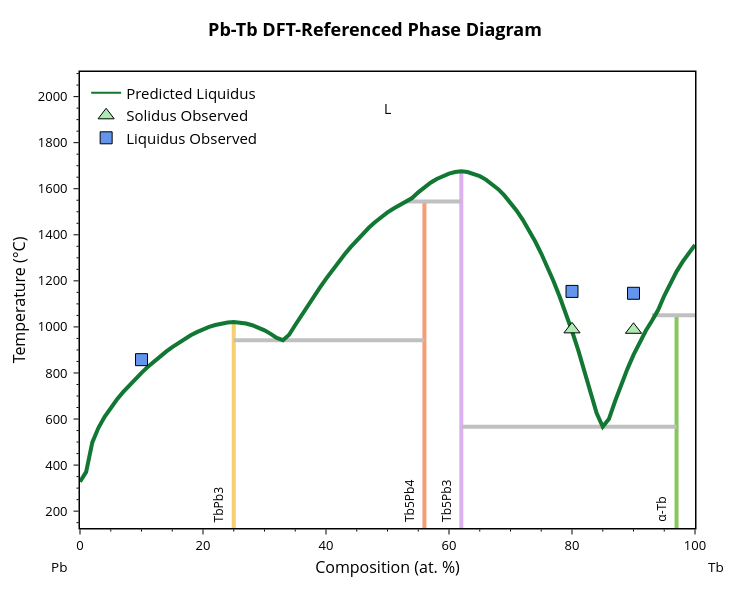

Source (notebook cell):
### Code cell
aTb_allotrope = {'name': 'α-Tb', 'comp': 0.97, 'enthalpy': -0.059*96485, 'points': []}
if not any(phase['name'] == 'α-Tb' for phase in bl.phases):
    bl.phases.insert(4, aTb_allotrope)
else:
    bl.phases[4] = aTb_allotrope
bl.phases[1]['entropy'] = 3.1

# bl.update_params(ml_params)
# bl.temp_range = [400, 2200]
bl.update_phase_points()
print(bl.get_params())
fig = blp.get_plot('pred')
add_experimental_traces(fig)
fig.show()

### Figure 1 — Plotly figure (JSON) as saved in the notebook; plotly's stock layout.template omitted (floating-point values rounded to 4 significant figures)
{"data": [{"hovertemplate": "label=TbPb3<br>x=%{x}<br>t=%{y}<extra></extra>", "legendgroup": "TbPb3", "line": {"color": "rgb(246, 207, 113)", "dash": "solid", "width": 4}, "marker": {"symbol": "circle"}, "mode": "lines", "name": "TbPb3", "orientation": "v", "showlegend": false, "type": "scatter", "x": [25, 25, 25, 25, 25, 25, 25, 25, 25, 25, 25, 25, 25, 25, 25, 25, 25, 25, 25, 25, 25, 25, 25, 25, 25, 25, 25, 25, 25, 25, 25, 25, 25, 25, 25, 25], "xaxis": "x", "y": [327.5, 942.6, 952.0, 370.4, 498.6, 609.7, 562.0, 716.9, 649.7, 684.9, 989.5, 977.3, 963.5, 800.7, 912.6, 1015.0, 1022.0, 1019.0, 997.4, 1007.0, 1014.0, 985.0, 969.8, 774.4, 746.6, 931.0, 948.0, 849.3, 825.7, 871.7, 892.8, 999.9, 1008.0, 1022.0, 1019.0, -273.1], "yaxis": "y"}, {"hovertemplate": "label=Tb5Pb4<br>x=%{x}<br>t=%{y}<extra></extra>", "legendgroup": "Tb5Pb4", "line": {"color": "rgb(248, 156, 116)", "dash": "solid", "width": 4}, "marker": {"symbol": "circle"}, "mode": "lines", "name": "Tb5Pb4", "orientation": "v", "showlegend": false, "type": "scatter", "x": [56.0, 56.0, 56.0, 56.0, 56.0, 56.0, 56.0, 56.0, 56.0, 56.0, 56.0, 56.0, 56.0, 56.0, 56.0, 56.0, 56.0, 56.0, 56.0, 56.0, 56.0, 56.0, 56.0], "xaxis": "x", "y": [1456.0, 1405.0, 1432.0, 1245.0, 1281.0, 1314.0, 942.6, 1545.0, 1497.0, 1478.0, 1377.0, 1346.0, 1541.0, 1208.0, 1514.0, 1529.0, 1131.0, 1170.0, 966.0, 1008.0, 1091.0, 1050.0, -273.1], "yaxis": "y"}, {"hovertemplate": "label=Tb5Pb3<br>x=%{x}<br>t=%{y}<extra></extra>", "legendgroup": "Tb5Pb3", "line": {"color": "rgb(220, 176, 242)", "dash": "solid", "width": 4}, "marker": {"symbol": "circle"}, "mode": "lines", "name": "Tb5Pb3", "orientation": "v", "showlegend": false, "type": "scatter", "x": [62, 62, 62, 62, 62, 62, 62, 62, 62, 62, 62, 62, 62, 62, 62, 62, 62, 62, 62, 62, 62, 62, 62, 62, 62, 62, 62, 62, 62, 62, 62, 62, 62, 62, 62], "xaxis": "x", "y": [1626.0, 1545.0, 1560.0, 1673.0, 1261.0, 1421.0, 1540.0, 1059.0, 900.4, 982.2, 626.3, 566.4, 813.9, 722.5, 1585.0, 1607.0, 1676.0, 1676.0, 1642.0, 1656.0, 1673.0, 1666.0, 1372.0, 1319.0, 1505.0, 1465.0, 1665.0, 1654.0, 1621.0, 1640.0, 1598.0, 1571.0, 1198.0, 1131.0, -273.1], "yaxis": "y"}, {"hovertemplate": "label=α-Tb<br>x=%{x}<br>t=%{y}<extra></extra>", "legendgroup": "α-Tb", "line": {"color": "rgb(135, 197, 95)", "dash": "solid", "width": 4}, "marker": {"symbol": "circle"}, "mode": "lines", "name": "α-Tb", "orientation": "v", "showlegend": false, "type": "scatter", "x": [97, 97, 97, 97, 97, 97, 97, 97, 97, 97, 97], "xaxis": "x", "y": [566.4, 600.0, 677.3, 749.6, 878.2, 816.7, 1026.0, 1051.0, 933.9, 983.5, -273.1], "yaxis": "y"}, {"hovertemplate": "x=%{x}<br>y=%{y}<extra></extra>", "legendgroup": "", "line": {"color": "Silver", "dash": "solid", "width": 4}, "marker": {"symbol": "circle"}, "mode": "lines", "name": "", "orientation": "v", "showlegend": false, "type": "scatter", "x": [25, 33, 56.0], "xaxis": "x", "y": [942.6, 942.6, 942.6], "yaxis": "y"}, {"hovertemplate": "x=%{x}<br>y=%{y}<extra></extra>", "legendgroup": "", "line": {"color": "Silver", "dash": "solid", "width": 4}, "marker": {"symbol": "circle"}, "mode": "lines", "name": "", "orientation": "v", "showlegend": false, "type": "scatter", "x": [62, 85, 97], "xaxis": "x", "y": [566.4, 566.4, 566.4], "yaxis": "y"}, {"hovertemplate": "x=%{x}<br>y=%{y}<extra></extra>", "legendgroup": "", "line": {"color": "Silver", "dash": "solid", "width": 4}, "marker": {"symbol": "circle"}, "mode": "lines", "name": "", "orientation": "v", "showlegend": false, "type": "scatter", "x": [53, 56.0, 62], "xaxis": "x", "y": [1545.0, 1545.0, 1545.0], "yaxis": "y"}, {"hovertemplate": "x=%{x}<br>y=%{y}<extra></extra>", "legendgroup": "", "line": {"color": "Silver", "dash": "solid", "width": 4}, "marker": {"symbol": "circle"}, "mode": "lines", "name": "", "orientation": "v", "showlegend": false, "type": "scatter", "x": [93, 97, 100], "xaxis": "x", "y": [1051.0, 1051.0, 1051.0], "yaxis": "y"}, {"hovertemplate": "label=L<br>x=%{x}<br>t=%{y}<extra></extra>", "legendgroup": "L", "line": {"color": "#117733", "dash": "solid", "width": 4}, "marker": {"symbol": "circle"}, "mode": "lines", "name": "L", "orientation": "v", "showlegend": false, "type": "scatter", "x": [0, 1, 2, 3, 4, 5, 6, 7.0, 8, 9, 10, 11, 12, 13, 14.0, 15, 16, 17, 18, 19, 20, 21, 22, 23, 24, 25, 26, 27, 28.0, 29.0, 30, 31, 32, 33, 34, 35, 36, 37, 38, 39, 40, 41, 42, 43, 44, 45, 46, 47, 48, 49, 50, 51, 52, 53, 54, 55.0, 56.0, 57.0, 58.0, 59, 60, 61, 62, 63, 64, 65, 66, 67, 68, 69, 70, 71, 72, 73, 74, 75, 76, 77, 78, 79, 80, 81, 82, 83, 84, 85, 86, 87, 88, 89, 90, 91, 92, 93, 94, 95, 96, 97, 98, 99, 100], "xaxis": "x", "y": [327.5, 370.4, 498.6, 562.0, 609.7, 649.7, 684.9, 716.9, 746.6, 774.4, 800.7, 825.7, 849.3, 871.7, 892.8, 912.6, 931.0, 948.0, 963.5, 977.3, 989.5, 999.9, 1008.0, 1015.0, 1019.0, 1022.0, 1019.0, 1014.0, 1007.0, 997.4, 985.0, 969.8, 952.0, 942.6, 966.0, 1008.0, 1050.0, 1091.0, 1131.0, 1170.0, 1208.0, 1245.0, 1281.0, 1314.0, 1346.0, 1377.0, 1405.0, 1432.0, 1456.0, 1478.0, 1497.0, 1514.0, 1529.0, 1541.0, 1560.0, 1585.0, 1607.0, 1626.0, 1642.0, 1656.0, 1666.0, 1673.0, 1676.0, 1673.0, 1665.0, 1654.0, 1640.0, 1621.0, 1598.0, 1571.0, 1540.0, 1505.0, 1465.0, 1421.0, 1372.0, 1319.0, 1261.0, 1198.0, 1131.0, 1059.0, 982.2, 900.4, 813.9, 722.5, 626.3, 566.4, 600.0, 677.3, 749.6, 816.7, 878.2, 933.9, 983.5, 1026.0, 1073.0, 1135.0, 1191.0, 1240.0, 1283.0, 1320.0, 1356.0], "yaxis": "y"}, {"marker": {"color": "#117733"}, "mode": "lines", "name": "Predicted Liquidus", "showlegend": true, "type": "scatter", "x": [null], "y": [null]}, {"marker": {"color": "#ADEBB3", "line": {"color": "black", "width": 1}, "size": 14, "symbol": "triangle-up"}, "mode": "markers", "name": "Solidus Observed", "type": "scatter", "x": [80, 90], "y": [989.4, 987.5]}, {"marker": {"color": "cornflowerblue", "line": {"color": "black", "width": 1}, "size": 12, "symbol": "square"}, "mode": "markers", "name": "Liquidus Observed", "type": "scatter", "x": [10, 80, 90], "y": [857.8, 1154.0, 1146]}], "layout": {"annotations": [{"borderpad": 5, "font": {"color": "black", "size": 12}, "showarrow": false, "text": "TbPb3", "textangle": -90, "x": 22.5, "y": 126.9, "yanchor": "bottom"}, {"borderpad": 5, "font": {"color": "black", "size": 12}, "showarrow": false, "text": "Tb5Pb4", "textangle": -90, "x": 53.5, "y": 126.9, "yanchor": "bottom"}, {"borderpad": 5, "font": {"color": "black", "size": 12}, "showarrow": false, "text": "Tb5Pb3", "textangle": -90, "x": 59.5, "y": 126.9, "yanchor": "bottom"}, {"borderpad": 5, "font": {"color": "black", "size": 12}, "showarrow": false, "text": "α-Tb", "textangle": -90, "x": 94.5, "y": 126.9, "yanchor": "bottom"}, {"font": {"color": "black", "size": 14}, "showarrow": false, "text": "L", "x": 50, "y": 1948.0}, {"font": {"color": "black", "size": 13.5}, "showarrow": false, "text": "Pb", "x": -0.05, "xanchor": "left", "xref": "paper", "y": -0.086, "yanchor": "middle", "yref": "paper"}, {"font": {"color": "black", "size": 13.5}, "showarrow": false, "text": "Tb", "x": 1.05, "xanchor": "right", "xref": "paper", "y": -0.086, "yanchor": "middle", "yref": "paper"}], "font": {"color": "black", "size": 13}, "height": 600, "legend": {"font": {"size": 15}, "x": 0.01, "xanchor": "left", "y": 0.99, "yanchor": "top"}, "margin": {"b": 72, "r": 55, "t": 72}, "plot_bgcolor": "white", "showlegend": true, "title": {"font": {"color": "black", "size": 18}, "text": "<b>Pb-Tb DFT-Referenced Phase Diagram</b>", "x": 0.5, "xanchor": "center", "yanchor": "bottom"}, "width": 750, "xaxis": {"linecolor": "black", "linewidth": 1.5, "minor": {"nticks": 5, "tickcolor": "black", "ticklen": 2, "ticks": "outside", "tickwidth": 1}, "mirror": true, "range": [0, 100], "showline": true, "tickcolor": "black", "tickformat": ".0f", "ticklen": 5, "ticks": "outside", "tickwidth": 1, "title": {"font": {"size": 16}, "standoff": 8, "text": "Composition (at. %)"}}, "yaxis": {"linecolor": "black", "linewidth": 1.5, "minor": {"nticks": 5, "tickcolor": "black", "ticklen": 2, "ticks": "outside", "tickwidth": 1}, "mirror": true, "range": [126.9, 2107.0], "showline": true, "tickcolor": "black", "ticklen": 5, "ticks": "outside", "ticksuffix": " ", "tickwidth": 1, "title": {"font": {"size": 16}, "standoff": 8, "text": "Temperature (°C)"}}}}
